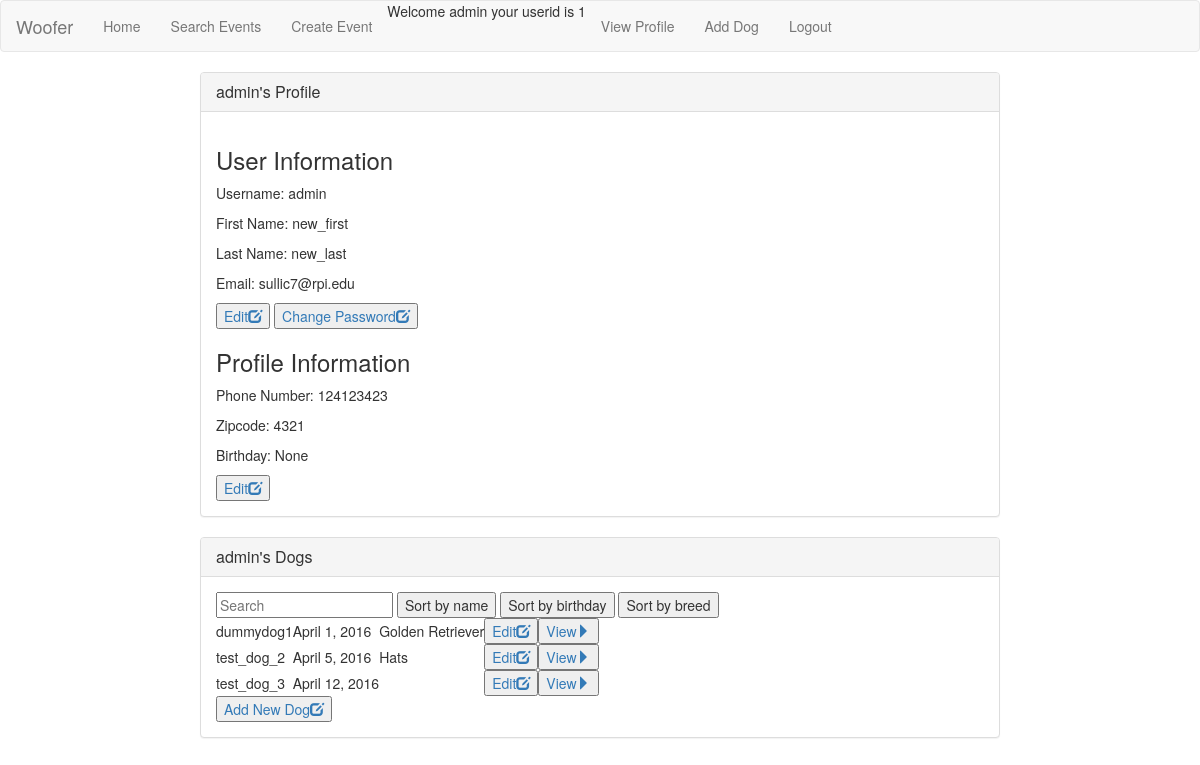
Before: /view_profile/ (signed in) with the older database file.
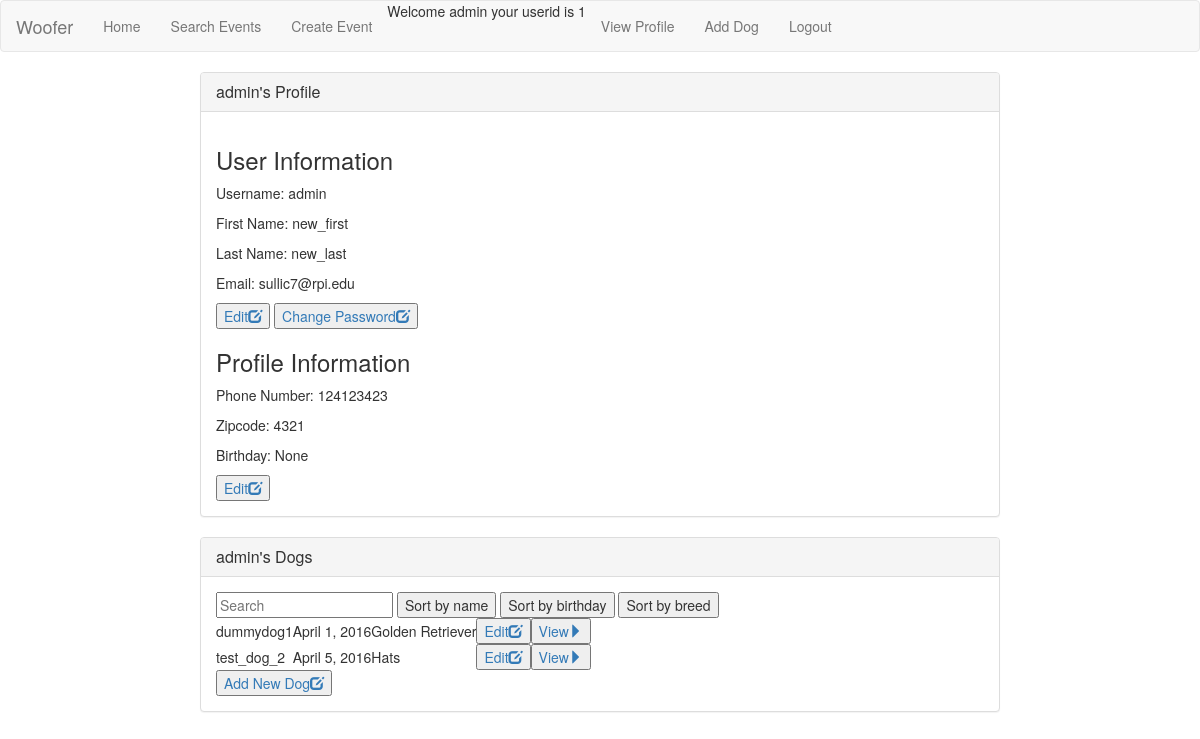
After: the same page with the newer database file.
### woofer/models.py (models this page shows, shortened)
class Dog(models.Model):
    id = models.AutoField(primary_key=True)
    name = models.CharField(max_length=100)
    owner = models.ForeignKey(User, on_delete=models.CASCADE)
    birthday = models.DateField(auto_now=False, auto_now_add=False, blank=True, null=True)
    weight = models.IntegerField(blank=True, null=True)
    breed = models.CharField(max_length=100, blank=True, null=True)
    potty_trained = models.BooleanField()
    bio = models.TextField(blank=True, null=True)
    LOW = 'LO'
    MEDIUM = 'MD'
    HIGH = 'HI'
    ACTIVITY_CHOICES = (
            (LOW, 'Not active'),
            (MEDIUM, 'Somewhat active'),
            (HIGH, 'Very active')
        )
    TEMPERAMENT_CHOICES = (
            (LOW, 'Prefers to be left alone'),
            (MEDIUM, 'Good with small groups'),
            (HIGH, 'Good with any size groups')
        )
    activity = models.CharField(max_length=2, choices=ACTIVITY_CHOICES)
    temperament_kids = models.CharField(max_length=2, choices=TEMPERAMENT_CHOICES)
    temperament_dogs = models.CharField(max_length=2, choices=TEMPERAMENT_CHOICES)
    temperament_strangers = models.CharField(max_length=2, choices=TEMPERAMENT_CHOICES)

### woofer/views/user_views.py (the view)
# urls.py: url(r'^view_profile/$', user_views.view_profile, name='view-profile'),
@login_required
def view_profile(request, userid=None):
    if userid is None:
        user = request.user
    else:
        user = User.objects.get(id=userid)
    profile = Profile.objects.get(user = user)
    dogs = Dog.objects.all().filter(owner = user)
    return render(request, 'woofer/view_profile.html',
    {
        'profile' : profile,
        'dogs' : dogs
    })

### woofer/templates/woofer/view_profile.html (shortened to what this page needs)
{% extends 'woofer/pageframe.html' %}
{% block content %}
<div class="panel panel-default">
  <div class="panel-heading">
    <h3 class="panel-title">{{ profile.user.username }}'s Profile</h3>
  </div>
  <div class="panel-body">
    <h3>User Information</h3>
    <p>Username: {{ profile.user.username }}</p>
    <p>First Name: {{ profile.user.first_name }}</p>
    <p>Last Name: {{ profile.user.last_name }}</p>
    <p>Email: {{ profile.user.email }}</p>
    <a href="{% url 'edit-user' profile.user.id %}" ><button class="">Edit<span class="glyphicon glyphicon-edit" aria-hidden="true"></span></button></a>
    <a href="{% url 'change-password' %}" ><button class="">Change Password<span class="glyphicon glyphicon-edit" aria-hidden="true"></span></button></a>
    <h3>Profile Information</h3>
    <p>Phone Number: {{ profile.phone_number }}</p>
    <p>Zipcode: {{ profile.zipcode }}</p>
    <p>Birthday: {{ profile.birthday }}</p>
    <a href="{% url 'edit-profile' profile.user.id %}" ><button class="">Edit<span class="glyphicon glyphicon-edit" aria-hidden="true"></span></button></a>
  </div>
</div>
<div class="panel panel-default">
  <div class="panel-heading">
    <h3 class="panel-title">{{ profile.user.username }}'s Dogs</h3>
  </div>
  <div class="panel-body">
      <div id="dogs">
        <input class="search" placeholder="Search" />
        <button class="sort" data-sort="name">Sort by name</button>
        <button class="sort" data-sort="birthday">Sort by birthday</button>
        <button class="sort" data-sort="breed">Sort by breed</button>
      <table>
        <tbody class="list">
          {% for dog in dogs %}
            <tr>
              <td class="name">{{ dog.name }}</td>
              <td class="birthday">{{ dog.birthday }}</td>
              <td class="breed">{{ dog.breed }}</td>
              <td><a href="{% url 'edit-dog' dog.id %}" ><button class="">Edit<span class="glyphicon glyphicon-edit" aria-hidden="true"></span></button></a></td>
              <td><a href="{% url 'view-dog' dog.id %}" ><button class="">View<span class="glyphicon glyphicon-triangle-right" aria-hidden="true"></span></button></a></td>
            </tr>
          {% endfor %}
        </tbody>
      </table>
    </div>
    <div>
      <a href="{% url 'add-dog' %}" ><button class="">Add New Dog<span class="glyphicon glyphicon-edit" aria-hidden="true"></span></button></a>
    </div>
  </div>
</div>
{% endblock %}

Changed rows visible on the page:
removed Dog: name "test_dog_3", birthday "April 12, 2016"
